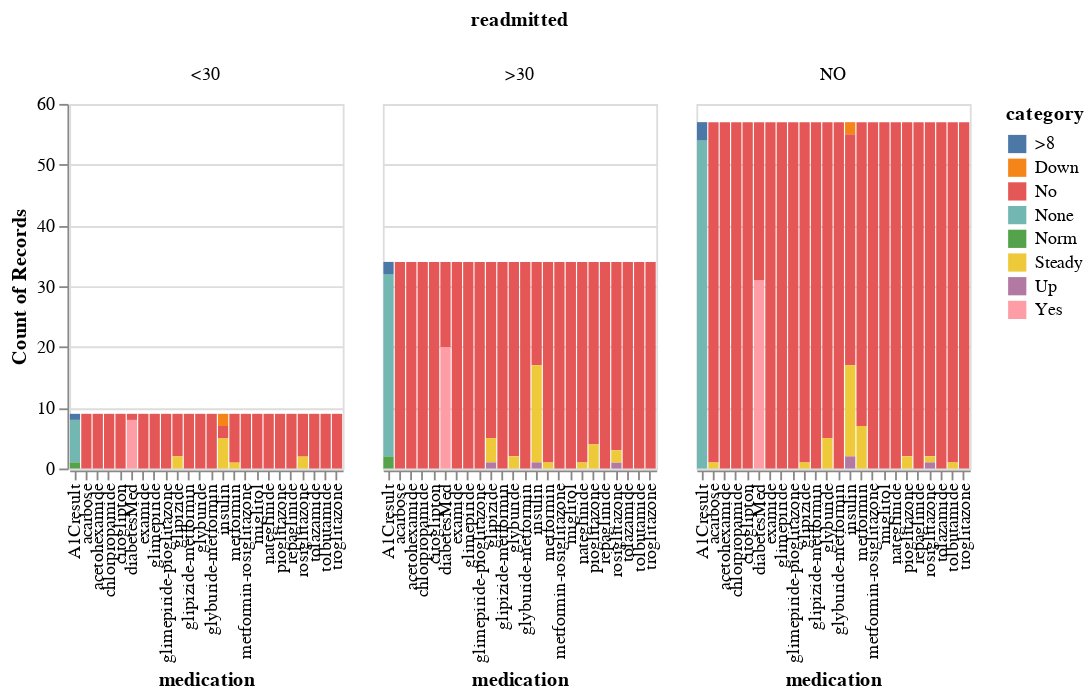

Write notebook code for a chart like this one.
### Code cell
medications = data.iloc[:100, [4] + list(range(24, 47)) + [49]+[50]]

# Assuming medications is the DataFrame containing the selected columns
medications_melted = medications.melt(id_vars=['age', 'readmitted'], var_name='medication', value_name='category')

# Create a bar chart
bar_chart = alt.Chart(medications_melted).mark_bar().encode(
    x='medication:N',
    y='count()',
    color='category:N',
    column = 'readmitted:O',
    tooltip=['medication:N', 'category:N', 'count()']
).properties(
    width=150,
    height=200
)

bar_chart

### Figure 1 — Vega-Lite specification as saved in the notebook (floating-point values rounded to 4 significant figures; data arrays with more than 128 entries replaced by an {"elided": "..."} marker saying what was removed)
{"config": {"view": {"continuousWidth": 400, "continuousHeight": 300}}, "data": {"name": "data-46c82ef1d1271db8c2f43ed14c059104"}, "mark": "bar", "encoding": {"color": {"field": "category", "type": "nominal"}, "column": {"field": "readmitted", "type": "ordinal"}, "tooltip": [{"field": "medication", "type": "nominal"}, {"field": "category", "type": "nominal"}, {"aggregate": "count", "type": "quantitative"}], "x": {"field": "medication", "type": "nominal"}, "y": {"aggregate": "count", "type": "quantitative"}}, "height": 200, "width": 150, "$schema": "https://vega.github.io/schema/vega-lite/v4.17.0.json", "datasets": {"data-46c82ef1d1271db8c2f43ed14c059104": {"elided": "2400 records"}}}
